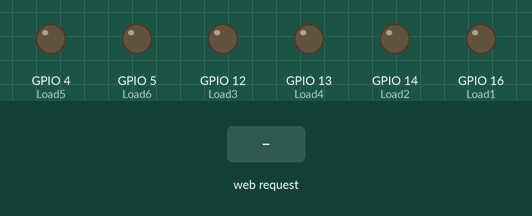
Recording of a sketch running on a simulated ESP8266 (NodeMCU). On the bench: output pins drawn as LEDs (lit = HIGH). The test bench sets the inputs (shaded band). WiFi joins after 1.5 s; servers stay silent unless stated.

Above: at 1.7 s.
1.8 s: HTTP request GET /form?submit=ON1 received
At 2.4 s:
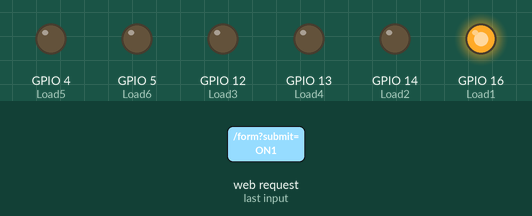
3.3 s: HTTP request GET /form?submit=ON2 received
At 4.5 s:
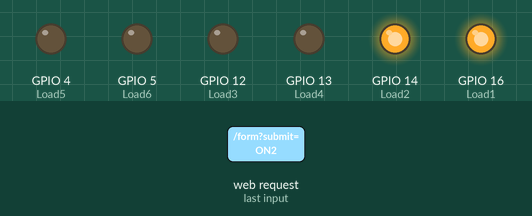
4.8 s: HTTP request GET /form?submit=OFF1 received
At 5.9 s:
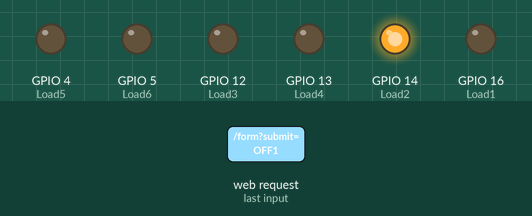
6.3 s: HTTP request GET /form?submit=OFF2 received
At 7.0 s:
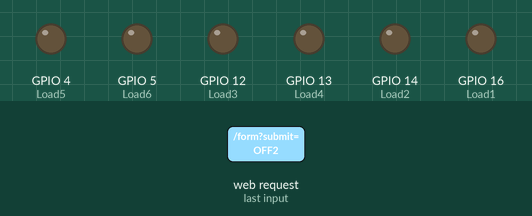
Timing chart, 0 to 8.8 s (numbered marks = the images above; inputs shaded):
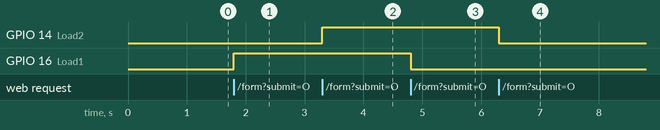

The sketch:

smarthome.ino
```cpp
//Smart Sockets v2 system for ESP boards by revox
//libraries
#include <ESP8266WiFi.h>
#include <WiFiClient.h>
#include <ESP8266WebServer.h>

#include "mainPage.h" //add webpage

const char *ssid = "ssid"; //wifi ssif
const char *password = "pass"; //wifi pass

//input pins
const int Load1 = 16;
const int Load2 = 14;
const int Load3 = 12;
const int Load4 = 13;
const int Load5 = 4;
const int Load6 = 5;

String L1Status, L2Status, L3Status, L4Status, Temperature, L5Status, L6Status;
ESP8266WebServer server(80);

void handleRoot() {
  String s = MAIN_page;
  s.replace("@@L1@@", L1Status); //variables for web - replace @@xx@@ for switch state
  s.replace("@@L2@@", L2Status);
  s.replace("@@L3@@", L3Status);
  s.replace("@@L4@@", L4Status);
  s.replace("@@L5@@", L5Status);
  s.replace("@@L6@@", L6Status);
  server.send(200, "text/html", s);
}
//obsluga klienta
void handleForm() {
  String t_state = server.arg("submit");

  if (t_state == "ON1")
  {
    L1Status = "(ON)";
    digitalWrite(Load1, HIGH);
  }

  if (t_state == "OFF1")
  {
    L1Status = "(OFF)";
    digitalWrite(Load1, LOW);
  }

  if (t_state == "ON2")
  {
    L2Status = "(ON)";
    digitalWrite(Load2, HIGH);
  }

  if (t_state == "OFF2")
  {
    L2Status = "(OFF)";
    digitalWrite(Load2, LOW);
  }

  if (t_state == "ON3")
  {
    L3Status = "(ON)";
    digitalWrite(Load3, HIGH);
  }

  if (t_state == "OFF3")
  {
    L3Status = "(OFF)";
    digitalWrite(Load3, LOW);
  }

  if (t_state == "ON4")
  {
    L4Status = "(ON)";
    digitalWrite(Load4, HIGH);
  }

  if (t_state == "OFF4")
  {
    L4Status = "(OFF)";
    digitalWrite(Load4, LOW);
  }

  if (t_state == "ON5")
  {
    L5Status = "(ON)";
    digitalWrite(Load5, HIGH);
  }

  if (t_state == "OFF5")
  {
    L5Status = "(OFF)";
    digitalWrite(Load5, LOW);
  }

  if (t_state == "ON6")
  {
    L6Status = "(ON)";
  }

  if (t_state == "OFF6")
  {
    L6Status = "(OFF)";
  }

  //everything is on single page thanks to this redirect
  server.sendHeader("Location", "/");
  server.send(302, "text/plain", "Updated-- Press Back Button");
  delay(100);
}

void setup() {
  delay(500);
  WiFi.mode(WIFI_AP_STA); //wifi config
  WiFi.begin(ssid, password);
  IPAddress myIP = WiFi.softAPIP();
  server.on("/", handleRoot);
  server.on("/form", handleForm);
  server.begin();

  pinMode(Load1, OUTPUT); //pin configurations
  pinMode(Load2, OUTPUT);
  pinMode(Load3, OUTPUT);
  pinMode(Load4, OUTPUT);
  pinMode(Load5, OUTPUT);
  pinMode(Load6, OUTPUT);
}

void loop() {
  server.handleClient(); //let ESP handle clients
}
```

mainPage.h
```cpp
const char MAIN_page[] PROGMEM = R"=====(
	<!DOCTYPE html>
		<head>
	 		<title>Smart Sockets v2 by revox</title>
	 		<style>
	 			h1, table {
	 				font-family: Arial, Helvetica, sans-serif;
	 			}
	 			table {
	 				font-size: 20;
	 			}
	 			.button1 {
					border: none;
					color: #2ecc71;
				 	padding: 15px 32px;
				  	text-align: center;
				  	font-weight: bold;
				  	text-decoration: none;
				  	display: inline-block;
				  	font-size: 12px;
				  	margin: 4px 2px;
				  	cursor: pointer;
				  	background-color: #2c3e50;
				}
				.button2 {
				  	border: none;
				  	font-style: bold;
				  	font-weight: bold;
				  	color: #e74c3c;
				  	padding: 15px 32px;
				  	text-align: center;
				  	text-decoration: none;
				  	display: inline-block;
				  	font-size: 12px;
				  	margin: 4px 2px;
				  	cursor: pointer;
				  	background-color: #2c3e50;
				}
	 		</style>
		</head>
	<body>
		<center>
			<form action="/form" method="post">
			<h1 style="text-align: center;"><span style="color: #3498db;"><strong>Smart Sockets v2 by revox</strong></span></h1>
			<br /><table>
				<tbody>
					<tr>
						<td>Untitled <span style="color: #999999;">1</span>&nbsp;<input class="button1" name="submit" type="SUBMIT" value="ON1" /> <input class="button2" name="submit" type="SUBMIT" value="OFF1" /></td>
						<td>@@L1@@</td>
					</tr>
					<tr>
						<td>Untitled <span style="color: #999999;">2</span>&nbsp;<input class="button1" name="submit" type="SUBMIT" value="ON2" /> <input class="button2" name="submit" type="SUBMIT" value="OFF2" /></td>
						<td>@@L2@@</td>
					</tr>
					<tr>
						<td>Untitled <span style="color: #999999;">3</span>&nbsp;<input class="button1" name="submit" type="SUBMIT" value="ON3" /> <input class="button2" name="submit" type="SUBMIT" value="OFF3" /></td>
						<td>@@L3@@</td>
					</tr>
					<tr>
						<td>Untitled <span style="color: #999999;">4</span>&nbsp;<input class="button1" name="submit" type="SUBMIT" value="ON4" /> <input class="button2" name="submit" type="SUBMIT" value="OFF4" /></td>
						<td>@@L4@@</td>
					</tr>
					<tr>
						<td>Untitled <span style="color: #999999;">5</span>&nbsp;<input class="button1" name="submit" type="SUBMIT" value="ON5" /> <input class="button2" name="submit" type="SUBMIT" value="OFF5" /></td>
						<td>@@L5@@</td>
					</tr>
					<tr>
						<td>Untitled <span style="color: #999999;">5</span>&nbsp;<input class="button1" name="submit" type="SUBMIT" value="ON5" /> <input class="button2" name="submit" type="SUBMIT" value="OFF5" /></td>
						<td>@@L6@@</td>
					</tr>
				</tbody>
			</table>
			</form>
		</center>
	</body>
)=====";
```

Measured:
- after the input at 1.8 s, GPIO 16 (Load1): LOW → HIGH at once
- after the input at 3.3 s, GPIO 14 (Load2): LOW → HIGH at once
- after the input at 4.8 s, GPIO 16 (Load1): HIGH → LOW at once
- after the input at 6.3 s, GPIO 14 (Load2): HIGH → LOW at once
